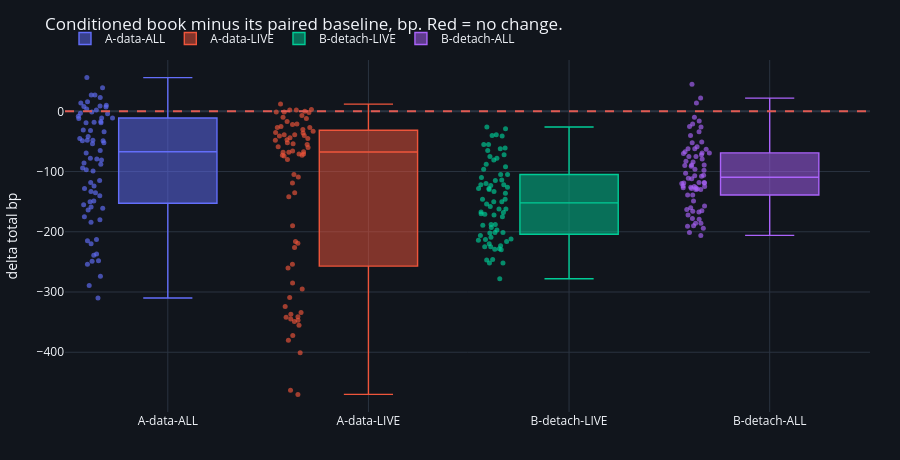

The notebook cell this image was saved under:
### Code cell
fig = go.Figure()
for label, res in RES.items():
    vals = np.concatenate([d["league"]["delta_total_bp"].to_numpy(float)
                           for d in res.get("instruments", {}).values()
                           if "league" in d])
    fig.add_trace(go.Box(y=vals, name=label, boxpoints="all", jitter=0.4,
                         marker=dict(size=5, opacity=0.65), line=dict(width=1.4)))
fig.add_hline(y=0, line=dict(color=RED, width=2, dash="dash"))
style(fig, 460, "Conditioned book minus its paired baseline, bp. Red = no change.")
fig.update_yaxes(title="delta total bp")
fig.show()

### Figure 1 — Plotly figure (JSON) as saved in the notebook; plotly's stock layout.template omitted (floating-point values rounded to 4 significant figures)
{"data": [{"boxpoints": "all", "jitter": 0.4, "line": {"width": 1.4}, "marker": {"opacity": 0.65, "size": 5}, "name": "A-data-ALL", "type": "box", "y": [-213.0, -135.0, 4.0, -99.0, -8.0, 8.0, -164.0, -184.0, -42.0, -115.0, -4.0, -1.0, -128.0, -220.0, -17.0, -48.0, 9.0, -19.0, -215.0, -133.0, -79.0, 27.0, -45.0, -11.0, -254.0, -175.0, 14.0, -94.0, -34.0, 10.0, -180.0, -249.0, -81.0, -118.0, -31.0, -19.0, -155.0, -274.0, -49.0, -48.0, -12.0, -32.0, -289.0, -140.0, -124.0, 23.0, -78.0, 2.0, -237.0, -161.0, 27.0, -49.0, -52.0, 56.0, -159.0, -239.0, -97.0, -65.0, -54.0, 16.0, -150.0, -248.0, -69.0, -11.0, -18.0, -3.0, -310.0, -88.0, -149.0, 39.0, -86.0, 7.0]}, {"boxpoints": "all", "jitter": 0.4, "line": {"width": 1.4}, "marker": {"opacity": 0.65, "size": 5}, "name": "A-data-LIVE", "type": "box", "y": [-372.0, -142.0, -47.0, -54.0, -45.0, 2.842e-12, -324.0, -190.0, -71.0, -66.0, -22.0, -10.0, -260.0, -254.0, -40.0, -36.0, -27.0, 3.0, -219.0, -295.0, -73.0, -17.0, -25.0, -2.0, -470.0, -216.0, -68.0, -59.0, -68.0, 2.0, -401.0, -285.0, -105.0, -73.0, -44.0, -21.0, -341.0, -345.0, -71.0, -39.0, -48.0, -1.0, -337.0, -349.0, -119.0, -27.0, -41.0, -1.0, -463.0, -226.0, -67.0, -39.0, -80.0, 12.0, -380.0, -309.0, -109.0, -55.0, -60.0, -12.0, -347.0, -342.0, -74.0, -33.0, -52.0, 2.0, -355.0, -334.0, -135.0, -30.0, -35.0, -7.0]}, {"boxpoints": "all", "jitter": 0.4, "line": {"width": 1.4}, "marker": {"opacity": 0.65, "size": 5}, "name": "B-detach-LIVE", "type": "box", "y": [-122.0, -168.0, -133.0, -128.0, -39.0, -81.0, -123.0, -167.0, -150.0, -158.0, -75.0, -65.0, -136.0, -154.0, -150.0, -126.0, -78.0, -61.0, -170.0, -120.0, -110.0, -105.0, -29.0, -26.0, -193.0, -225.0, -202.0, -188.0, -62.0, -122.0, -189.0, -229.0, -223.0, -213.0, -115.0, -96.0, -212.0, -206.0, -209.0, -162.0, -114.0, -88.0, -246.0, -172.0, -171.0, -146.0, -55.0, -41.0, -201.0, -252.0, -214.0, -216.0, -55.0, -146.0, -201.0, -252.0, -230.0, -247.0, -128.0, -105.0, -228.0, -225.0, -220.0, -188.0, -130.0, -92.0, -278.0, -175.0, -197.0, -162.0, -72.0, -40.0]}, {"boxpoints": "all", "jitter": 0.4, "line": {"width": 1.4}, "marker": {"opacity": 0.65, "size": 5}, "name": "B-detach-ALL", "type": "box", "y": [-125.0, -112.0, -130.0, -83.0, 22.0, -72.0, -108.0, -129.0, -149.0, -124.0, -40.0, -63.0, -139.0, -98.0, -139.0, -126.0, -62.0, -59.0, -118.0, -119.0, -118.0, -103.0, -10.0, -21.0, -179.0, -111.0, -190.0, -90.0, 14.0, -84.0, -163.0, -127.0, -206.0, -128.0, -51.0, -70.0, -201.0, -89.0, -178.0, -127.0, -75.0, -67.0, -160.0, -130.0, -165.0, -125.0, -16.0, -26.0, -167.0, -96.0, -186.0, -75.0, 45.0, -79.0, -157.0, -106.0, -191.0, -120.0, -52.0, -69.0, -194.0, -69.0, -166.0, -119.0, -89.0, -62.0, -172.0, -91.0, -186.0, -107.0, -34.0, -25.0]}], "layout": {"height": 460, "legend": {"orientation": "h", "x": 0, "y": 1.02, "yanchor": "bottom"}, "margin": {"b": 48, "l": 60, "r": 30, "t": 60}, "paper_bgcolor": "#11151c", "plot_bgcolor": "#11151c", "shapes": [{"line": {"color": "#e05a52", "dash": "dash", "width": 2}, "type": "line", "x0": 0, "x1": 1, "xref": "x domain", "y0": 0, "y1": 0, "yref": "y"}], "title": {"text": "Conditioned book minus its paired baseline, bp. Red = no change."}, "xaxis": {"gridcolor": "#2a3340", "zerolinecolor": "#2a3340"}, "yaxis": {"gridcolor": "#2a3340", "title": {"text": "delta total bp"}, "zerolinecolor": "#2a3340"}}}
